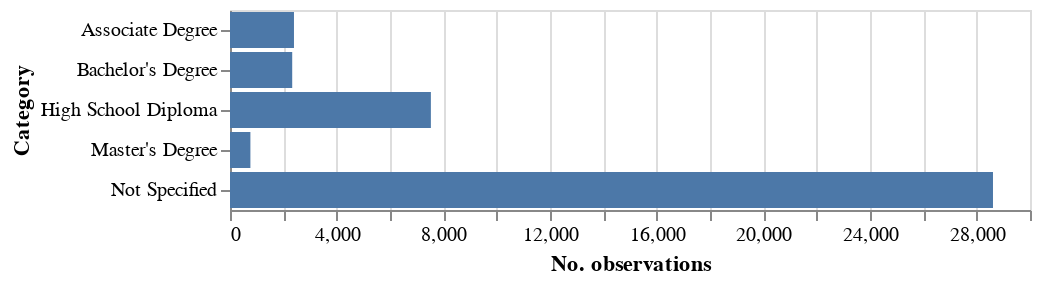

The notebook cell saved with this chart:
### Code cell
#shows large number of not specified
alt.Chart(counts_education_values).mark_bar(filled=True).encode(
    alt.X('Observations:Q', title='No. observations'),
    alt.Y('index:N', title='Category')
)

### Figure 1 — Vega-Lite specification as saved in the notebook (floating-point values rounded to 4 significant figures)
{"config": {"view": {"continuousWidth": 400, "continuousHeight": 300}}, "data": {"name": "data-c4ee130e36ce6be199a229f26d46bdd7"}, "mark": {"type": "bar", "filled": true}, "encoding": {"x": {"field": "Observations", "title": "No. observations", "type": "quantitative"}, "y": {"field": "index", "title": "Category", "type": "nominal"}}, "$schema": "https://vega.github.io/schema/vega-lite/v4.17.0.json", "datasets": {"data-c4ee130e36ce6be199a229f26d46bdd7": [{"index": "Not Specified", "Observations": 28612}, {"index": "High School Diploma", "Observations": 7533}, {"index": "Associate Degree", "Observations": 2399}, {"index": "Bachelor's Degree", "Observations": 2333}, {"index": "Master's Degree", "Observations": 765}]}}
